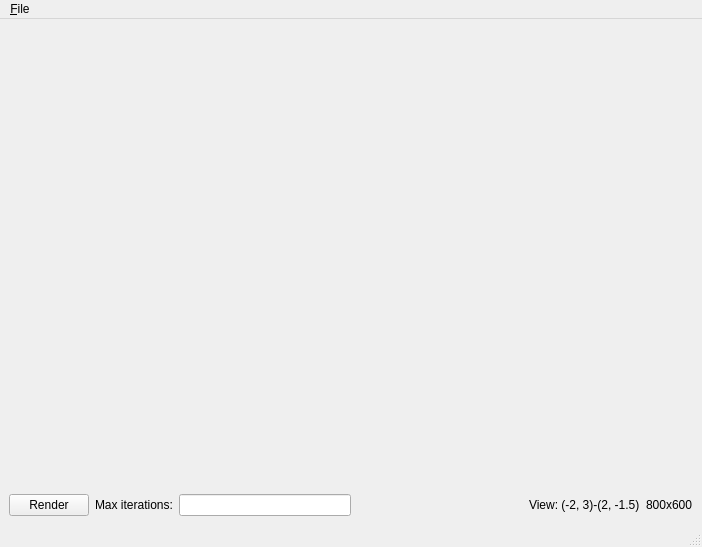
<?xml version="1.0" encoding="UTF-8"?>
<ui version="4.0">
 <class>MainWindow</class>
 <widget class="QMainWindow" name="MainWindow">
  <property name="geometry">
   <rect>
    <x>0</x>
    <y>0</y>
    <width>702</width>
    <height>547</height>
   </rect>
  </property>
  <property name="windowTitle">
   <string>MPIBrot</string>
  </property>
  <widget class="QWidget" name="centralwidget">
   <layout class="QVBoxLayout" name="verticalLayout">
    <item>
     <widget class="DisplayArea" name="displayArea">
      <property name="sizePolicy">
       <sizepolicy hsizetype="Ignored" vsizetype="Ignored">
        <horstretch>0</horstretch>
        <verstretch>1</verstretch>
       </sizepolicy>
      </property>
      <property name="frameShape">
       <enum>QFrame::NoFrame</enum>
      </property>
      <property name="text">
       <string/>
      </property>
      <property name="scaledContents">
       <bool>true</bool>
      </property>
     </widget>
    </item>
    <item>
     <layout class="QHBoxLayout" name="horizontalLayout">
      <property name="sizeConstraint">
       <enum>QLayout::SetDefaultConstraint</enum>
      </property>
      <item>
       <widget class="QPushButton" name="renderButton">
        <property name="text">
         <string>Render</string>
        </property>
        <property name="autoDefault">
         <bool>true</bool>
        </property>
        <property name="default">
         <bool>false</bool>
        </property>
        <property name="flat">
         <bool>false</bool>
        </property>
       </widget>
      </item>
      <item>
       <widget class="QLabel" name="label">
        <property name="text">
         <string>Max iterations:</string>
        </property>
       </widget>
      </item>
      <item>
       <widget class="QLineEdit" name="maxIterationsTextbox">
        <property name="maxLength">
         <number>5</number>
        </property>
        <property name="alignment">
         <set>Qt::AlignLeading|Qt::AlignLeft|Qt::AlignVCenter</set>
        </property>
       </widget>
      </item>
      <item>
       <spacer name="horizontalSpacer">
        <property name="orientation">
         <enum>Qt::Horizontal</enum>
        </property>
        <property name="sizeHint" stdset="0">
         <size>
          <width>58</width>
          <height>20</height>
         </size>
        </property>
       </spacer>
      </item>
      <item>
       <widget class="QLabel" name="viewLabel">
        <property name="text">
         <string>View: (-2, 3)-(2, -1.5)</string>
        </property>
       </widget>
      </item>
      <item>
       <widget class="QLabel" name="sizeLabel">
        <property name="text">
         <string>800x600</string>
        </property>
       </widget>
      </item>
     </layout>
    </item>
   </layout>
  </widget>
  <widget class="QMenuBar" name="menubar">
   <property name="geometry">
    <rect>
     <x>0</x>
     <y>0</y>
     <width>702</width>
     <height>22</height>
    </rect>
   </property>
   <widget class="QMenu" name="menu_File">
    <property name="title">
     <string>&amp;File</string>
    </property>
    <addaction name="action_Save_Image"/>
    <addaction name="separator"/>
    <addaction name="action_Quit"/>
   </widget>
   <addaction name="menu_File"/>
  </widget>
  <widget class="QStatusBar" name="statusbar"/>
  <action name="action_Quit">
   <property name="text">
    <string>&amp;Quit</string>
   </property>
  </action>
  <action name="action_Save_Image">
   <property name="text">
    <string>&amp;Save Image...</string>
   </property>
  </action>
 </widget>
 <customwidgets>
  <customwidget>
   <class>DisplayArea</class>
   <extends>QLabel</extends>
   <header>DisplayArea.h</header>
  </customwidget>
 </customwidgets>
 <resources/>
 <connections>
  <connection>
   <sender>action_Quit</sender>
   <signal>triggered()</signal>
   <receiver>MainWindow</receiver>
   <slot>close()</slot>
   <hints>
    <hint type="sourcelabel">
     <x>-1</x>
     <y>-1</y>
    </hint>
    <hint type="destinationlabel">
     <x>342</x>
     <y>269</y>
    </hint>
   </hints>
  </connection>
 </connections>
</ui>
